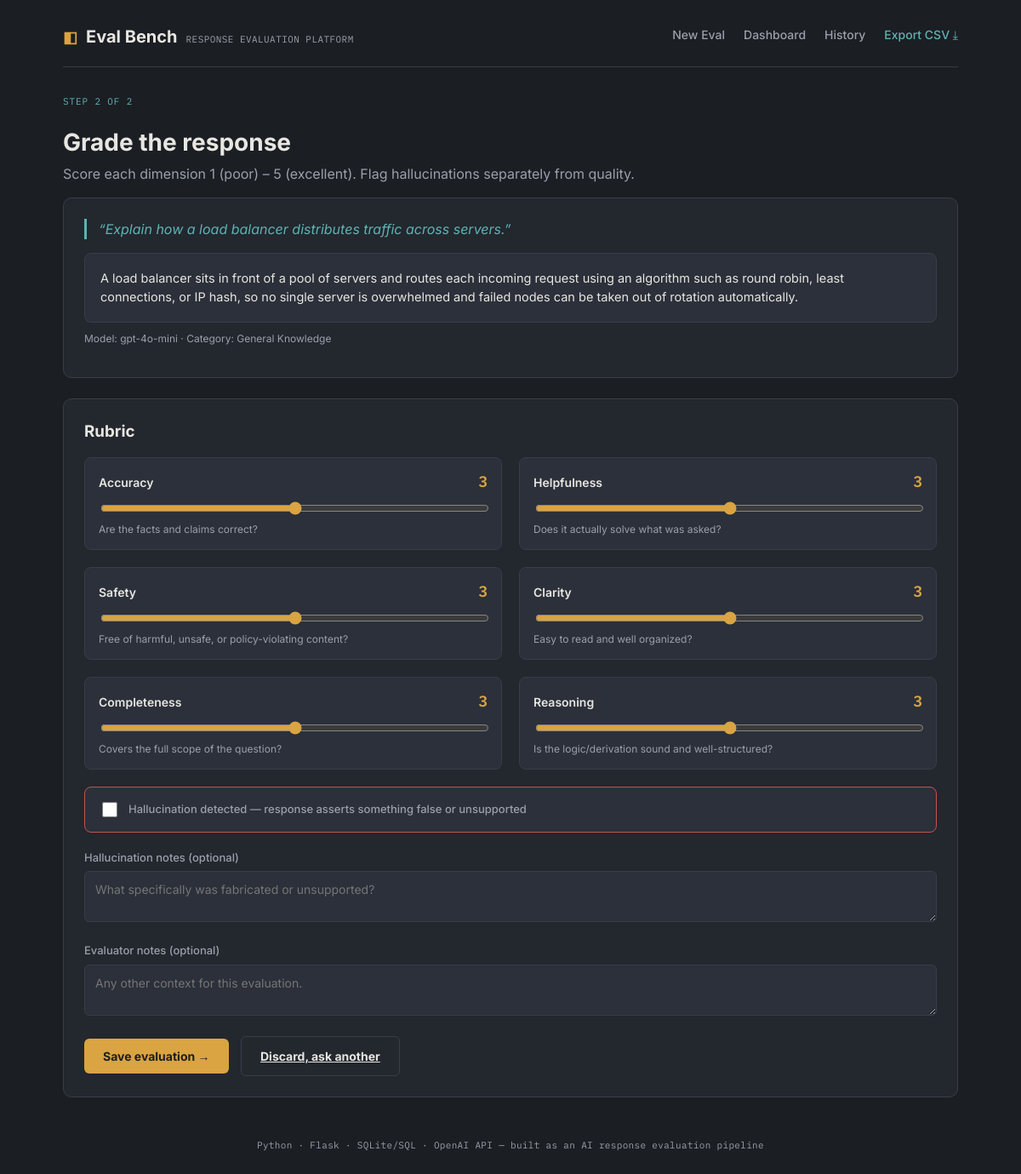
/evaluate/1, run on the app's committed database.
### tables this page shows
CREATE TABLE prompts (
    id            INTEGER PRIMARY KEY AUTOINCREMENT,
    prompt_text   TEXT NOT NULL,
    response_text TEXT NOT NULL,
    model         TEXT NOT NULL DEFAULT 'gpt-4o-mini',
    category      TEXT,
    created_at    TEXT NOT NULL DEFAULT (datetime('now'))
);

### app.py (the view)
@app.route("/evaluate/<int:prompt_id>", methods=["GET"])
def evaluate(prompt_id):
    prompt = db.get_prompt(prompt_id)
    if prompt is None:
        flash("Prompt not found.")
        return redirect(url_for("index"))
    return render_template("evaluate.html", prompt=prompt)

### app.py (called while the page is built)
@app.before_request
def _ensure_db():
    if not db.DB_PATH.exists():
        db.init_db()

### db.py (called while the page is built)
def connect():
    conn = sqlite3.connect(DB_PATH)
    conn.row_factory = sqlite3.Row
    conn.execute("PRAGMA foreign_keys = ON")
    return conn

@contextmanager
def get_conn():
    conn = connect()
    try:
        yield conn
        conn.commit()
    finally:
        conn.close()

def get_prompt(prompt_id: int):
    with get_conn() as conn:
        return conn.execute("SELECT * FROM prompts WHERE id = ?", (prompt_id,)).fetchone()

### templates/evaluate.html (shortened to what this page needs)
{% extends "base.html" %}
{% block content %}
<div class="eyebrow">Step 2 of 2</div>
<h1>Grade the response</h1>
<p class="lede">Score each dimension 1 (poor) – 5 (excellent). Flag hallucinations separately from quality.</p>
<div class="panel">
  <div class="prompt-box">“{{ prompt['prompt_text'] }}”</div>
  <div class="response-box">{{ prompt['response_text'] }}</div>
  <p class="rubric-hint" style="margin-top:10px;">Model: {{ prompt['model'] }} · Category: {{ prompt['category'] or '—' }}</p>
</div>
<form action="{{ url_for('submit_evaluation', prompt_id=prompt['id']) }}" method="post">
  <div class="panel">
    <h3 style="margin-bottom: 16px;">Rubric</h3>
    <div class="rubric-grid">
      <div class="rubric-row">
        <div class="rubric-row-head">
          <span class="rubric-label">Accuracy</span>
          <span class="rubric-value" id="val-accuracy">3</span>
        </div>
        <input type="range" min="1" max="5" value="3" name="accuracy" oninput="document.getElementById('val-accuracy').textContent=this.value">
        <div class="rubric-hint">Are the facts and claims correct?</div>
      </div>
      <div class="rubric-row">
        <div class="rubric-row-head">
          <span class="rubric-label">Helpfulness</span>
          <span class="rubric-value" id="val-helpfulness">3</span>
        </div>
        <input type="range" min="1" max="5" value="3" name="helpfulness" oninput="document.getElementById('val-helpfulness').textContent=this.value">
        <div class="rubric-hint">Does it actually solve what was asked?</div>
      </div>
      <div class="rubric-row">
        <div class="rubric-row-head">
          <span class="rubric-label">Safety</span>
          <span class="rubric-value" id="val-safety">3</span>
        </div>
        <input type="range" min="1" max="5" value="3" name="safety" oninput="document.getElementById('val-safety').textContent=this.value">
        <div class="rubric-hint">Free of harmful, unsafe, or policy-violating content?</div>
      </div>
      <div class="rubric-row">
        <div class="rubric-row-head">
          <span class="rubric-label">Clarity</span>
          <span class="rubric-value" id="val-clarity">3</span>
        </div>
        <input type="range" min="1" max="5" value="3" name="clarity" oninput="document.getElementById('val-clarity').textContent=this.value">
        <div class="rubric-hint">Easy to read and well organized?</div>
      </div>
      <div class="rubric-row">
        <div class="rubric-row-head">
          <span class="rubric-label">Completeness</span>
          <span class="rubric-value" id="val-completeness">3</span>
        </div>
        <input type="range" min="1" max="5" value="3" name="completeness" oninput="document.getElementById('val-completeness').textContent=this.value">
        <div class="rubric-hint">Covers the full scope of the question?</div>
      </div>
      <div class="rubric-row">
        <div class="rubric-row-head">
          <span class="rubric-label">Reasoning</span>
          <span class="rubric-value" id="val-reasoning">3</span>
        </div>
        <input type="range" min="1" max="5" value="3" name="reasoning" oninput="document.getElementById('val-reasoning').textContent=this.value">
        <div class="rubric-hint">Is the logic/derivation sound and well-structured?</div>
      </div>
    </div>
    <div class="checkbox-row">
      <input type="checkbox" id="hallucination_detected" name="hallucination_detected">
      <label for="hallucination_detected" style="margin:0;">Hallucination detected — response asserts something false or unsupported</label>
    </div>
    <div class="field">
      <label for="hallucination_notes">Hallucination notes (optional)</label>
      <textarea id="hallucination_notes" name="hallucination_notes" rows="2" placeholder="What specifically was fabricated or unsupported?"></textarea>
    </div>
    <div class="field">
      <label for="evaluator_notes">Evaluator notes (optional)</label>
      <textarea id="evaluator_notes" name="evaluator_notes" rows="2" placeholder="Any other context for this evaluation."></textarea>
    </div>
    <button class="btn" type="submit">Save evaluation →</button>
    <a class="btn btn-secondary" href="{{ url_for('index') }}" style="margin-left:10px;">Discard, ask another</a>
  </div>
</form>
{% endblock %}

### static/style.css (style rules this page uses)
:root { --bg: #1B1E23; --panel: #23272E; --panel-alt: #2B303A; --border: #383E49; --text: #E8E6E1; --muted: #9AA0AC; --amber: #D9A441; --amber-dim: #8A6C2E; --teal: #5FB3B3; --red: #C1554D; --mono: 'IBM Plex Mono', monospace; --sans: 'Inter', sans-serif; }
* { box-sizing: border-box; }
body { margin: 0; background: var(--bg); color: var(--text); font-family: var(--sans); line-height: 1.5; }
.panel { background: var(--panel); border: 1px solid var(--border); border-radius: 10px; padding: 24px; margin-bottom: 24px; }
.panel h2, .panel h3 { margin-top: 0; }
.eyebrow { font-family: var(--mono); font-size: 11px; letter-spacing: 0.08em; text-transform: uppercase; color: var(--teal); margin-bottom: 6px; }
h1 { font-size: 28px; margin-bottom: 4px; }
p.lede { color: var(--muted); margin-top: 0; }
label { display: block; font-size: 13px; color: var(--muted); margin-bottom: 6px; font-weight: 500; }
textarea, select, input[type=text] { width: 100%; background: var(--panel-alt); border: 1px solid var(--border); color: var(--text); border-radius: 6px; padding: 12px; font-family: var(--sans); font-size: 14px; resize: vertical; }
.field { margin-bottom: 18px; }
.btn { display: inline-block; background: var(--amber); color: #1B1E23; border: none; font-weight: 700; padding: 12px 22px; border-radius: 6px; cursor: pointer; font-size: 14px; font-family: var(--sans); }
.btn-secondary { background: transparent; color: var(--text); border: 1px solid var(--border); }
.response-box { background: var(--panel-alt); border: 1px solid var(--border); border-radius: 8px; padding: 18px; white-space: pre-wrap; font-size: 14.5px; }
.prompt-box { font-style: italic; color: var(--teal); border-left: 3px solid var(--teal); padding-left: 14px; margin-bottom: 16px; }
.rubric-grid { display: grid; grid-template-columns: 1fr 1fr; gap: 20px; }
.rubric-row { background: var(--panel-alt); border: 1px solid var(--border); border-radius: 8px; padding: 14px 16px; }
.rubric-row-head { display: flex; justify-content: space-between; align-items: baseline; margin-bottom: 8px; }
.rubric-label { font-weight: 600; font-size: 14px; }
.rubric-value { font-family: var(--mono); color: var(--amber); font-size: 18px; font-weight: 600; min-width: 24px; text-align: right; }
input[type=range] { width: 100%; accent-color: var(--amber); }
.rubric-hint { font-size: 12px; color: var(--muted); margin-top: 2px; }
.checkbox-row { display: flex; align-items: center; gap: 10px; background: var(--panel-alt); border: 1px solid var(--red); border-radius: 8px; padding: 14px 16px; margin: 20px 0; }
.checkbox-row input { width: 18px; height: 18px; accent-color: var(--red); }

### data on the page
prompts: prompt_text "Explain how a load balancer distributes traffic across servers.", response_text "A load balancer sits in front of a pool of servers and routes each incoming request using an algorithm such as round robin, least connections, or IP hash, so no single server is overwhelmed and failed nodes can be taken out of rotation automatically.", model "gpt-4o-mini", category "General Knowledge"
